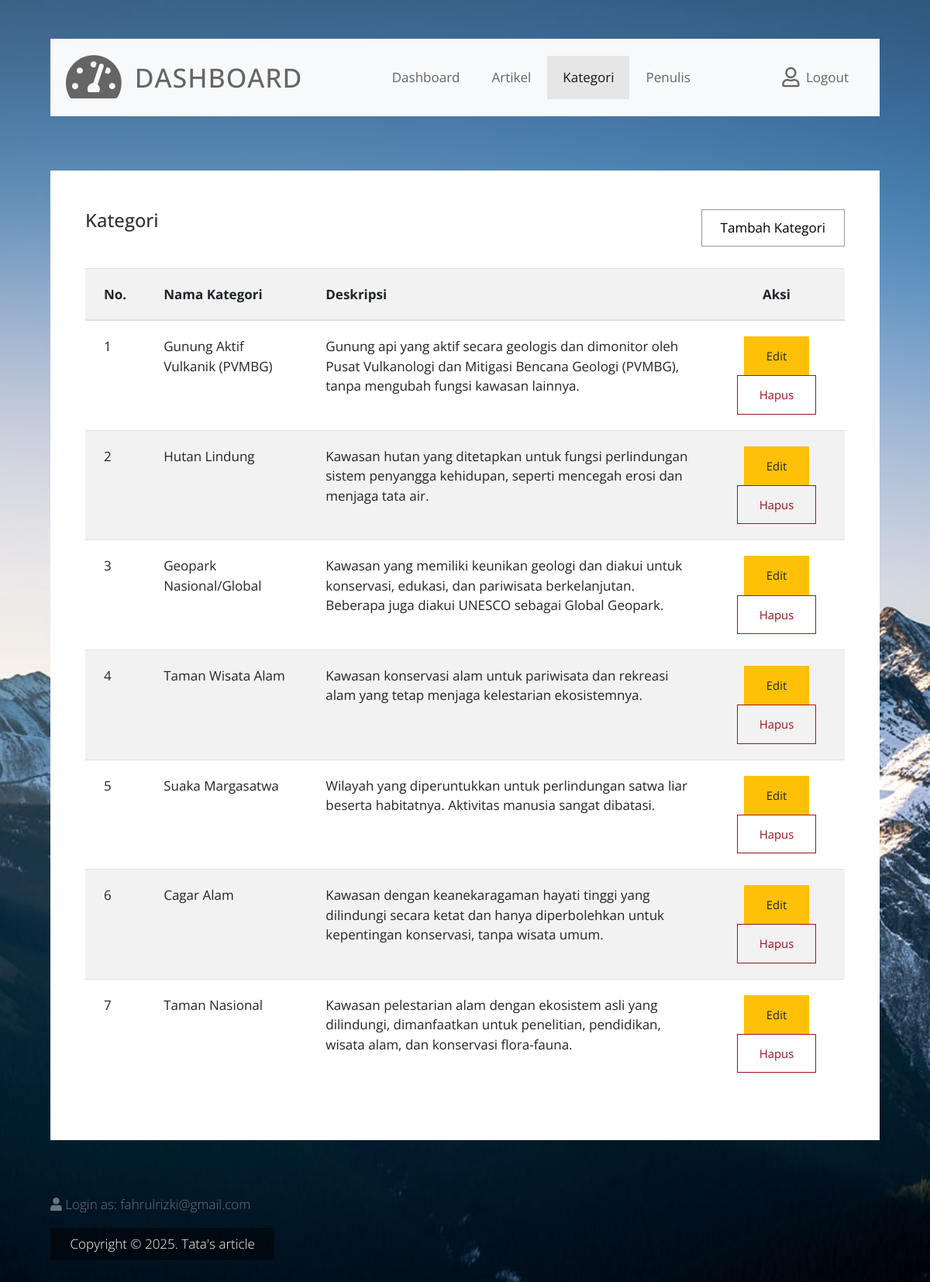
Page /kategori.php (signed in) on the committed database.
### tables this page shows
CREATE TABLE `category` (
  `id` int(11) NOT NULL,
  `name` varchar(100) NOT NULL,
  `description` text DEFAULT NULL
);

### kategori.php (the view, shortened to what this page needs)
<?php
$conn = new mysqli("localhost", "root", "", "db_artikel");
?>
<!DOCTYPE html>
<html lang="en">
<head>
    <link rel="stylesheet" href="css/fontawesome.min.css">
    <link rel="stylesheet" href="css/bootstrap.min.css">
    <link rel="stylesheet" href="css/tooplate.css">
</head>
<body id="reportsPage" class="bg02">
<div class="" id="home">
    <div class="container">
        <div class="row">
            <div class="col-12">
                <nav class="navbar navbar-expand-xl navbar-light bg-light">
                    <a class="navbar-brand" href="#">
                        <i class="fas fa-3x fa-tachometer-alt tm-site-icon"></i>
                        <h1 class="tm-site-title mb-0">Dashboard</h1>
                    </a>
                    <div class="collapse navbar-collapse" id="navbarSupportedContent">
                        <ul class="navbar-nav mx-auto">
                            <li class="nav-item"><a class="nav-link" href="index.php">Dashboard</a></li>
                            <li class="nav-item"><a class="nav-link" href="artikel.php">Artikel</a></li>
                            <li class="nav-item active"><a class="nav-link" href="kategori.php">Kategori</a></li>
                            <li class="nav-item"><a class="nav-link" href="penulis.php">Penulis</a></li>
                        </ul>
                        <ul class="navbar-nav">
                            <li class="nav-item">
                                <a class="nav-link d-flex" href="logout.php">
                                    <i class="far fa-user mr-2 tm-logout-icon"></i><span>Logout</span>
                                </a>
                            </li>
                        </ul>
                    </div>
                </nav>
            </div>
        </div>
        <div class="row tm-content-row tm-mt-big">
            <div class="col-12 tm-col">
                <div class="bg-white tm-block h-100">
                    <div class="row">
                        <div class="col-md-8 col-sm-12">
                            <h2 class="tm-block-title d-inline-block">Kategori</h2>
                        </div>
                        <div class="col-md-4 col-sm-12 text-right">
                            <a href="add-kategori.php" class="btn btn-small btn-primary">Tambah Kategori</a>
                        </div>
                    </div>
                    <div class="table-responsive mt-3">
                        <table class="table table-hover table-striped tm-table-striped-even">
                            <thead>
                                <tr class="tm-bg-gray">
                                    <th>No.</th>
                                    <th>Nama Kategori</th>
                                    <th>Deskripsi</th>
                                    <th class="text-center">Aksi</th>
                                </tr>
                            </thead>
                            <tbody>
                                <?php
                                $result = $conn->query("SELECT * FROM category ORDER BY id DESC");
                                $no = 1;
                                while ($row = $result->fetch_assoc()):
                                ?>
                                <tr>
                                    <td><?= $no++ ?></td>
                                    <td><?= htmlspecialchars($row['name']) ?></td>
                                    <td><?= htmlspecialchars($row['description']) ?></td>
                                    <td class="text-center">
                                        <a href="add-kategori.php?edit=<?= $row['id'] ?>" class="btn btn-sm btn-warning">Edit</a>
                                        <a href="kategori.php?delete=<?= $row['id'] ?>" onclick="return confirm('Yakin hapus kategori ini?')" class="btn btn-sm btn-danger">Hapus</a>
                                    </td>
                                </tr>
                                <?php endwhile; ?>
                            </tbody>
                        </table>
                    </div>
                </div>
            </div>
        </div>
        <footer class="row tm-mt-small">
            <div class="col-12 font-weight-light">
                <p class="text-muted">
                    <i class="fas fa-user"></i> Login as: <?= $_SESSION['email'] ?>
                </p>
                <p class="d-inline-block tm-bg-black text-white py-2 px-4">
                    Copyright &copy; 2025. Tata's article
                </p>
            </div>
        </footer>
    </div>
</div>
</body>
</html>

### css/tooplate.css (style rules this page uses)
html { font-size: 17px; }
body { font-family: "Open Sans", Helvetica, Arial, sans-serif; overflow-x: hidden; }
body { background-image: url(../img/dash-bg-01.jpg); background-size: cover; background-repeat: no-repeat; background-position: center; background-attachment: fixed; padding-left: 50px; padding-right: 50px; }
.bg02 { background-image: url(../img/dash-bg-02.jpg); }
a { transition: all 0.3s ease; }
.navbar-brand { display: flex; align-items: center; }
.tm-site-icon { color: #656565; }
.tm-site-title { display: inline-block; text-transform: uppercase; font-size: 2rem; margin-left: 1rem; color: #656565; letter-spacing: 1px; }
.navbar { height: 100px; padding-left: 20px; padding-right: 20px; margin-top: 50px; }
.tm-logout-icon { font-size: 1.5em; }
.tm-bg-black { background-color: rgba(0, 0, 0, 0.5); }
.tm-mt-big { margin-top: 70px; }
.tm-mt-small { margin-top: 20px; }
.tm-block { padding: 50px 45px; }
.tm-block-title { font-size: 1.4rem; color: #333; margin-bottom: 30px; }
.navbar-light .navbar-nav .nav-link { color: #656565; }
.navbar-light .navbar-nav .nav-link, .dropdown-item { padding: 15px 20px; }
.navbar-light .navbar-nav .active > .nav-link, .navbar-light .navbar-nav .nav-link.active, .navbar-light .navbar-nav .nav-link.show, .navbar-light .navbar-nav .show > .nav-link, .navbar-light .navbar-nav a:hover { background-color: #e6e6e6; }
.nav-item { margin-right: 30px; }
.nav-item:last-child { margin-right: 0; }
.tm-content-row { justify-content: space-between; margin-left: -20px; margin-right: -20px; }
.tm-col { padding-left: 20px; padding-right: 20px; margin-bottom: 50px; }
.btn { border-radius: 0; padding: 13px 28px; transition: all 0.2s ease; max-width: 100%; }
.btn-small { padding: 10px 24px; }
.btn-primary { background-color: transparent; color: black; border-color: #999999; }
.btn-danger { color: #9f1321; background-color: transparent; border-color: #9f1321; }
.table td, .table th { padding: 20px 24px; }
.tm-bg-gray { background-color: rgba(0, 0, 0, 0.05); }
.tm-table-striped-even.table-striped tbody tr:nth-of-type(even) { background-color: rgba(0, 0, 0, 0.05); }
.tm-table-striped-even.table-striped tbody tr:nth-of-type(odd) { background-color: white; }
footer { margin-bottom: 35px; }
@media (min-width: 1200px) { .container { max-width: 1630px; } }
@media (max-width: 1275px) and (min-width: 1200px) { .nav-item { margin-right: 15px; } }
@media (max-width: 1350px) { .nav-item { margin-right: 1px; } }

### kategori.php (style rules this page uses)
td { vertical-align: middle; }

### rows in the picture
category: name "Gunung Aktif Vulkanik (PVMBG)", description "Gunung api yang aktif secara geologis dan dimonitor oleh Pusat Vulkanologi dan Mitigasi Bencana Geologi (PVMBG), tanpa mengubah fungsi kawasan lainnya."
category: name "Hutan Lindung", description "Kawasan hutan yang ditetapkan untuk fungsi perlindungan sistem penyangga kehidupan, seperti mencegah erosi dan menjaga tata air."
category: name "Geopark Nasional/Global", description "Kawasan yang memiliki keunikan geologi dan diakui untuk konservasi, edukasi, dan pariwisata berkelanjutan. Beberapa juga diakui UNESCO sebagai Global Geopark."
category: name "Taman Wisata Alam", description "Kawasan konservasi alam untuk pariwisata dan rekreasi alam yang tetap menjaga kelestarian ekosistemnya."
category: name "Suaka Margasatwa", description "Wilayah yang diperuntukkan untuk perlindungan satwa liar beserta habitatnya. Aktivitas manusia sangat dibatasi."
category: name "Cagar Alam", description "Kawasan dengan keanekaragaman hayati tinggi yang dilindungi secara ketat dan hanya diperbolehkan untuk kepentingan konservasi, tanpa wisata umum."
category: name "Taman Nasional", description "Kawasan pelestarian alam dengan ekosistem asli yang dilindungi, dimanfaatkan untuk penelitian, pendidikan, wisata alam, dan konservasi flora-fauna."

### other values in the picture
$_SESSION['email'] "fahrulrizki@gmail.com"
